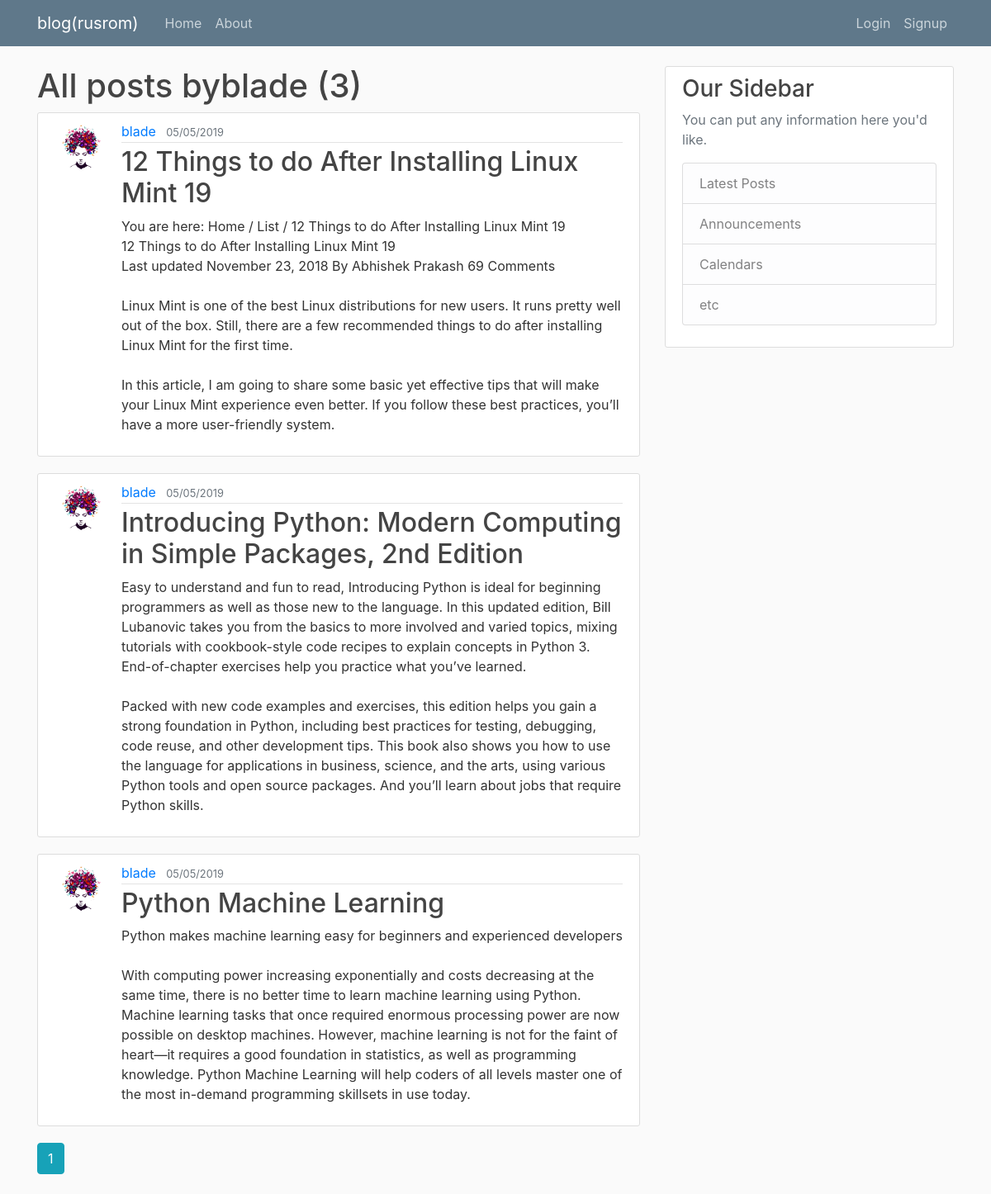
Screenshot of /author/blade with the database file from the repository.
### flaskblog/models.py (models this page shows, shortened)
class User(db.Model, UserMixin):
    id = db.Column(db.Integer, primary_key=True)
    username = db.Column(db.String(20), unique=True, nullable=False)
    email = db.Column(db.String(120), unique=True, nullable=False)
    avatar = db.Column(db.String(20), nullable=False, default='default.png')
    password = db.Column(db.String(60), nullable=False)
    posts = db.relationship('Post', backref='author', lazy=True)

class Post(db.Model):
    id = db.Column(db.Integer, primary_key=True)
    title = db.Column(db.String(100), nullable=False)
    content = db.Column(db.Text, nullable=False)
    date_posted = db.Column(db.DateTime, nullable=False, default=datetime.utcnow)
    user_id = db.Column(db.Integer, db.ForeignKey('user.id'), nullable=False)

### flaskblog/users/routes.py (the view)
@users.route('/author/<string:username>')
def author_posts(username):
    page = request.args.get('page', 1, type=int)
    user = User.query.filter_by(username=username).first_or_404()
    posts = Post.query\
        .filter_by(author=user)\
        .order_by(Post.date_posted.desc())\
        .paginate(page=page, per_page=5)
    return render_template('author-posts.html', posts=posts, user=user, title=f'All posts of {user.username}')

### flaskblog/templates/author-posts.html
{% extends 'layout.html' %}
{% block content %}
    <h1 class="mb3">All posts by{{user.username}} ({{posts.total}})</h1>
    {% for post in posts.items %}
        <article class="media content-section">
            <img src="{{ url_for('static', filename='images/account/' + post.author.avatar) }}" alt="" class="rounded-circle article-img">
            <div class="media-body">
                <div class="article-metadata">
                    <a class="mr-2" href="{{ url_for('users.author_posts', username=post.author.username) }}">{{ post.author.username }}</a>
                    <small class="text-muted">{{ post.date_posted.strftime('%d/%m/%Y') }}</small>
                </div>
                <h2><a class="article-title" href="{{ url_for('posts.post', post_id=post.id) }}">{{ post.title }}</a></h2>
                <p class="article-content">{{ post.content }}</p>
            </div>
        </article>
    {% endfor %}
    {% for page_number in posts.iter_pages(left_edge=1, right_edge=1, left_current=1, right_current=2) %}
        {% if page_number %}
            {%if posts.page == page_number %}
                <a class="btn btn-info mb-4" href="{{ url_for('users.author_posts', username=user.username, page=page_number) }}">{{ page_number }}</a>
            {% else %}
                <a class="btn btn-outline-info mb-4" href="{{ url_for('users.author_posts', username=user.username, page=page_number) }}">{{ page_number }}</a>
            {% endif %}
        {% else %}
            ...
        {% endif %}
    {% endfor %}
{% endblock content %}

### flaskblog/static/main.css (style rules this page uses)
body { background: #fafafa; color: #333333; margin-top: 5rem; }
h1, h2, h3, h4, h5, h6 { color: #444444; }
.content-section { background: #ffffff; padding: 10px 20px; border: 1px solid #dddddd; border-radius: 3px; margin-bottom: 20px; }
.article-title { color: #444444; }
.article-content { white-space: pre-line; }
.article-img { height: 65px; width: 65px; margin-right: 16px; }
.article-metadata { padding-bottom: 1px; margin-bottom: 4px; border-bottom: 1px solid #e3e3e3 }

### rows the page displays
User: username "blade"
Post: avatar (picture), author.username "blade", date_posted "05/05/2019", title "12 Things to do After Installing Linux Mint 19", content "You are here: Home / List / 12 Things to do After Installing Linux Mint 19 12 Things to do After Installing Linux Mint 19 Last updated November 23, 2018 By Abhishek Prakash 69 Comments Linux Mint is one of the best Linux distributions for new users. It runs pretty well out of the box. Still, there are a few recommended things to do after installing Linux Mint for the first time. In this article, I am going to share some basic yet effective tips that will make your Linux Mint experience even better. If you follow these best practices, you’ll have a more user-friendly system."
Post: avatar (picture), author.username "blade", date_posted "05/05/2019", title "Introducing Python: Modern Computing in Simple Packages, 2nd Edition", content "Easy to understand and fun to read, Introducing Python is ideal for beginning programmers as well as those new to the language. In this updated edition, Bill Lubanovic takes you from the basics to more involved and varied topics, mixing tutorials with cookbook-style code recipes to explain concepts in Python 3. End-of-chapter exercises help you practice what you’ve learned. Packed with new code examples and exercises, this edition helps you gain a strong foundation in Python, including best practices for testing, debugging, code reuse, and other development tips. This book also shows you how to use the language for applications in business, science, and the arts, using various Python tools…"
Post: avatar (picture), author.username "blade", date_posted "05/05/2019", title "Python Machine Learning", content "Python makes machine learning easy for beginners and experienced developers With computing power increasing exponentially and costs decreasing at the same time, there is no better time to learn machine learning using Python. Machine learning tasks that once required enormous processing power are now possible on desktop machines. However, machine learning is not for the faint of heart—it requires a good foundation in statistics, as well as programming knowledge. Python Machine Learning will help coders of all levels master one of the most in-demand programming skillsets in use today."

### other values shown
{{ posts.total }} "3"
{{ page_number }} "1"
